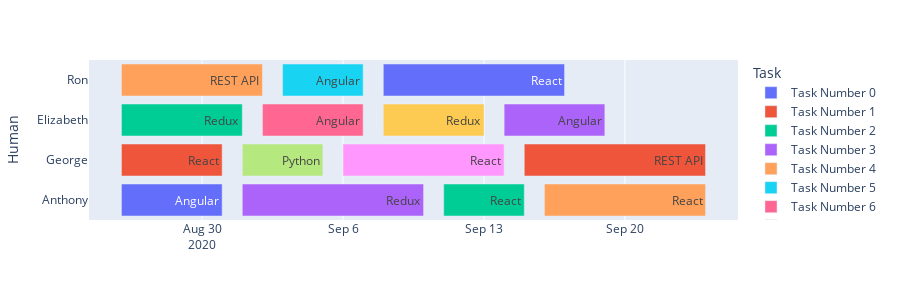

The notebook cell saved with this chart:
### Code cell
fig.show()

### Figure 1 — Plotly figure (JSON) as saved in the notebook; plotly's stock layout.template omitted (floating-point values rounded to 4 significant figures)
{"data": [{"alignmentgroup": "True", "base": ["2020-08-26"], "hovertemplate": "Task=Task Number 0<br>Start=%{base}<br>Finish=%{x}<br>Human=%{y}<br>Competency=%{text}<extra></extra>", "legendgroup": "Task Number 0", "marker": {"color": "#636efa"}, "name": "Task Number 0", "offsetgroup": "Task Number 0", "orientation": "h", "showlegend": true, "text": ["Angular"], "textposition": "auto", "type": "bar", "x": [432000000], "xaxis": "x", "y": ["Anthony"], "yaxis": "y"}, {"alignmentgroup": "True", "base": ["2020-08-26"], "hovertemplate": "Task=Task Number 1<br>Start=%{base}<br>Finish=%{x}<br>Human=%{y}<br>Competency=%{text}<extra></extra>", "legendgroup": "Task Number 1", "marker": {"color": "#EF553B"}, "name": "Task Number 1", "offsetgroup": "Task Number 1", "orientation": "h", "showlegend": true, "text": ["React"], "textposition": "auto", "type": "bar", "x": [432000000], "xaxis": "x", "y": ["George"], "yaxis": "y"}, {"alignmentgroup": "True", "base": ["2020-08-26"], "hovertemplate": "Task=Task Number 2<br>Start=%{base}<br>Finish=%{x}<br>Human=%{y}<br>Competency=%{text}<extra></extra>", "legendgroup": "Task Number 2", "marker": {"color": "#00cc96"}, "name": "Task Number 2", "offsetgroup": "Task Number 2", "orientation": "h", "showlegend": true, "text": ["Redux"], "textposition": "auto", "type": "bar", "x": [518400000], "xaxis": "x", "y": ["Elizabeth"], "yaxis": "y"}, {"alignmentgroup": "True", "base": ["2020-09-01"], "hovertemplate": "Task=Task Number 3<br>Start=%{base}<br>Finish=%{x}<br>Human=%{y}<br>Competency=%{text}<extra></extra>", "legendgroup": "Task Number 3", "marker": {"color": "#ab63fa"}, "name": "Task Number 3", "offsetgroup": "Task Number 3", "orientation": "h", "showlegend": true, "text": ["Redux"], "textposition": "auto", "type": "bar", "x": [777600000], "xaxis": "x", "y": ["Anthony"], "yaxis": "y"}, {"alignmentgroup": "True", "base": ["2020-08-26"], "hovertemplate": "Task=Task Number 4<br>Start=%{base}<br>Finish=%{x}<br>Human=%{y}<br>Competency=%{text}<extra></extra>", "legendgroup": "Task Number 4", "marker": {"color": "#FFA15A"}, "name": "Task Number 4", "offsetgroup": "Task Number 4", "orientation": "h", "showlegend": true, "text": ["REST API"], "textposition": "auto", "type": "bar", "x": [604800000], "xaxis": "x", "y": ["Ron"], "yaxis": "y"}, {"alignmentgroup": "True", "base": ["2020-09-03"], "hovertemplate": "Task=Task Number 5<br>Start=%{base}<br>Finish=%{x}<br>Human=%{y}<br>Competency=%{text}<extra></extra>", "legendgroup": "Task Number 5", "marker": {"color": "#19d3f3"}, "name": "Task Number 5", "offsetgroup": "Task Number 5", "orientation": "h", "showlegend": true, "text": ["Angular"], "textposition": "auto", "type": "bar", "x": [345600000], "xaxis": "x", "y": ["Ron"], "yaxis": "y"}, {"alignmentgroup": "True", "base": ["2020-09-02"], "hovertemplate": "Task=Task Number 6<br>Start=%{base}<br>Finish=%{x}<br>Human=%{y}<br>Competency=%{text}<extra></extra>", "legendgroup": "Task Number 6", "marker": {"color": "#FF6692"}, "name": "Task Number 6", "offsetgroup": "Task Number 6", "orientation": "h", "showlegend": true, "text": ["Angular"], "textposition": "auto", "type": "bar", "x": [432000000], "xaxis": "x", "y": ["Elizabeth"], "yaxis": "y"}, {"alignmentgroup": "True", "base": ["2020-09-01"], "hovertemplate": "Task=Task Number 7<br>Start=%{base}<br>Finish=%{x}<br>Human=%{y}<br>Competency=%{text}<extra></extra>", "legendgroup": "Task Number 7", "marker": {"color": "#B6E880"}, "name": "Task Number 7", "offsetgroup": "Task Number 7", "orientation": "h", "showlegend": true, "text": ["Python"], "textposition": "auto", "type": "bar", "x": [345600000], "xaxis": "x", "y": ["George"], "yaxis": "y"}, {"alignmentgroup": "True", "base": ["2020-09-06"], "hovertemplate": "Task=Task Number 8<br>Start=%{base}<br>Finish=%{x}<br>Human=%{y}<br>Competency=%{text}<extra></extra>", "legendgroup": "Task Number 8", "marker": {"color": "#FF97FF"}, "name": "Task Number 8", "offsetgroup": "Task Number 8", "orientation": "h", "showlegend": true, "text": ["React"], "textposition": "auto", "type": "bar", "x": [691200000], "xaxis": "x", "y": ["George"], "yaxis": "y"}, {"alignmentgroup": "True", "base": ["2020-09-08"], "hovertemplate": "Task=Task Number 9<br>Start=%{base}<br>Finish=%{x}<br>Human=%{y}<br>Competency=%{text}<extra></extra>", "legendgroup": "Task Number 9", "marker": {"color": "#FECB52"}, "name": "Task Number 9", "offsetgroup": "Task Number 9", "orientation": "h", "showlegend": true, "text": ["Redux"], "textposition": "auto", "type": "bar", "x": [432000000], "xaxis": "x", "y": ["Elizabeth"], "yaxis": "y"}, {"alignmentgroup": "True", "base": ["2020-09-08"], "hovertemplate": "Task=Task Number 10<br>Start=%{base}<br>Finish=%{x}<br>Human=%{y}<br>Competency=%{text}<extra></extra>", "legendgroup": "Task Number 10", "marker": {"color": "#636efa"}, "name": "Task Number 10", "offsetgroup": "Task Number 10", "orientation": "h", "showlegend": true, "text": ["React"], "textposition": "auto", "type": "bar", "x": [777600000], "xaxis": "x", "y": ["Ron"], "yaxis": "y"}, {"alignmentgroup": "True", "base": ["2020-09-15"], "hovertemplate": "Task=Task Number 11<br>Start=%{base}<br>Finish=%{x}<br>Human=%{y}<br>Competency=%{text}<extra></extra>", "legendgroup": "Task Number 11", "marker": {"color": "#EF553B"}, "name": "Task Number 11", "offsetgroup": "Task Number 11", "orientation": "h", "showlegend": true, "text": ["REST API"], "textposition": "auto", "type": "bar", "x": [777600000], "xaxis": "x", "y": ["George"], "yaxis": "y"}, {"alignmentgroup": "True", "base": ["2020-09-11"], "hovertemplate": "Task=Task Number 12<br>Start=%{base}<br>Finish=%{x}<br>Human=%{y}<br>Competency=%{text}<extra></extra>", "legendgroup": "Task Number 12", "marker": {"color": "#00cc96"}, "name": "Task Number 12", "offsetgroup": "Task Number 12", "orientation": "h", "showlegend": true, "text": ["React"], "textposition": "auto", "type": "bar", "x": [345600000], "xaxis": "x", "y": ["Anthony"], "yaxis": "y"}, {"alignmentgroup": "True", "base": ["2020-09-14"], "hovertemplate": "Task=Task Number 13<br>Start=%{base}<br>Finish=%{x}<br>Human=%{y}<br>Competency=%{text}<extra></extra>", "legendgroup": "Task Number 13", "marker": {"color": "#ab63fa"}, "name": "Task Number 13", "offsetgroup": "Task Number 13", "orientation": "h", "showlegend": true, "text": ["Angular"], "textposition": "auto", "type": "bar", "x": [432000000], "xaxis": "x", "y": ["Elizabeth"], "yaxis": "y"}, {"alignmentgroup": "True", "base": ["2020-09-16"], "hovertemplate": "Task=Task Number 14<br>Start=%{base}<br>Finish=%{x}<br>Human=%{y}<br>Competency=%{text}<extra></extra>", "legendgroup": "Task Number 14", "marker": {"color": "#FFA15A"}, "name": "Task Number 14", "offsetgroup": "Task Number 14", "orientation": "h", "showlegend": true, "text": ["React"], "textposition": "auto", "type": "bar", "x": [691200000], "xaxis": "x", "y": ["Anthony"], "yaxis": "y"}], "layout": {"barmode": "overlay", "height": 300, "legend": {"title": {"text": "Task"}, "tracegroupgap": 0}, "margin": {"t": 60}, "xaxis": {"anchor": "y", "domain": [0, 1], "type": "date"}, "yaxis": {"anchor": "x", "domain": [0, 1], "title": {"text": "Human"}}}}
